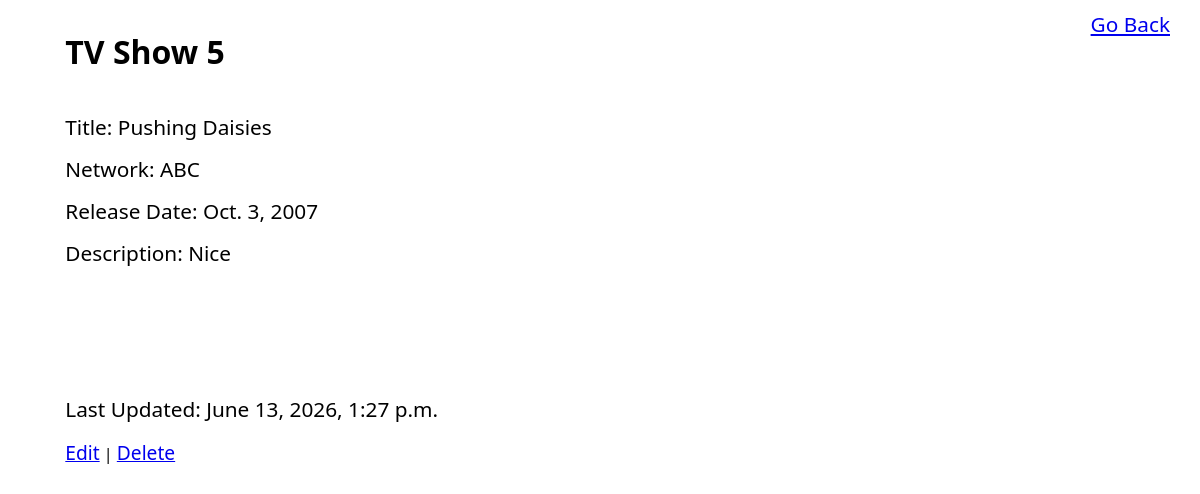
Screenshot of /shows/5 with the database file from the repository.
### shows_app/models.py (models this page shows)
class Show(models.Model):
    title = models.CharField(max_length=255)
    network = models.CharField(max_length=45)
    release_date = models.DateField()
    description = models.TextField(blank=True, null=True)
    created_at = models.DateTimeField(auto_now_add=True)
    updated_at = models.DateTimeField(auto_now=True)
    objects = ShowManager()

### shows_app/views.py (the view)
# urls.py: path('shows/<int:id>', views.show_detail),
def show_detail(request, id):
    context = {
        'show': get_object_or_404(Show, id=id)
    }
    return render(request, 'detail_show.html', context)

### shows_app/templates/detail_show.html (shortened to what this page needs)
<!DOCTYPE html>
<html lang="en">
<head>
    {% load static %}
    <link rel="stylesheet" href="{% static 'style.css' %}">
</head>
<body>
    <div class="details">
    <div class="content">
    <h1>TV Show {{ show.id }}</h1>
    <ul>
        <li>Title: {{ show.title }}</li>
        <li>Network: {{ show.network }}</li>
        <li>Release Date: {{ show.release_date }}</li>
        <li>Description: {{ show.description }}</li>
    </ul>
    <p>Last Updated: {{ show.updated_at }}</p>
    <a href="/shows/{{ show.id }}/edit" style="font-size: 1.2rem;">Edit</a> | <a href="/shows/{{ show.id }}/destroy" style="font-size: 1.2rem;">Delete</a>
    </div>
    <div class="link">
        <a href="/shows">Go Back</a>
    </div>
    </div>
</body>
</html>

### shows_app/static/style.css (style rules this page uses)
* { margin: 0; padding: 0; box-sizing: border-box; font-family: 'Segoe UI', Tahoma, Geneva, Verdana, sans-serif; }
h1 { margin-bottom: 40px; }
.link { margin-right: 30px; margin-top: 10px; font-size: 1.3rem; }
.details { display: flex; }
.content { width: 80%; margin: 30px auto; }
ul { list-style: none; font-size: 1.3rem; margin-bottom: 8rem; }
ul li { margin-bottom: 14px; }
p { font-size: 1.3rem; margin-bottom: 1rem; }

### rows the page displays
Show: id "5", title "Pushing Daisies", network "ABC", release_date "Oct. 3, 2007", description "Nice", updated_at "June 13, 2026, 1:27 p.m."
